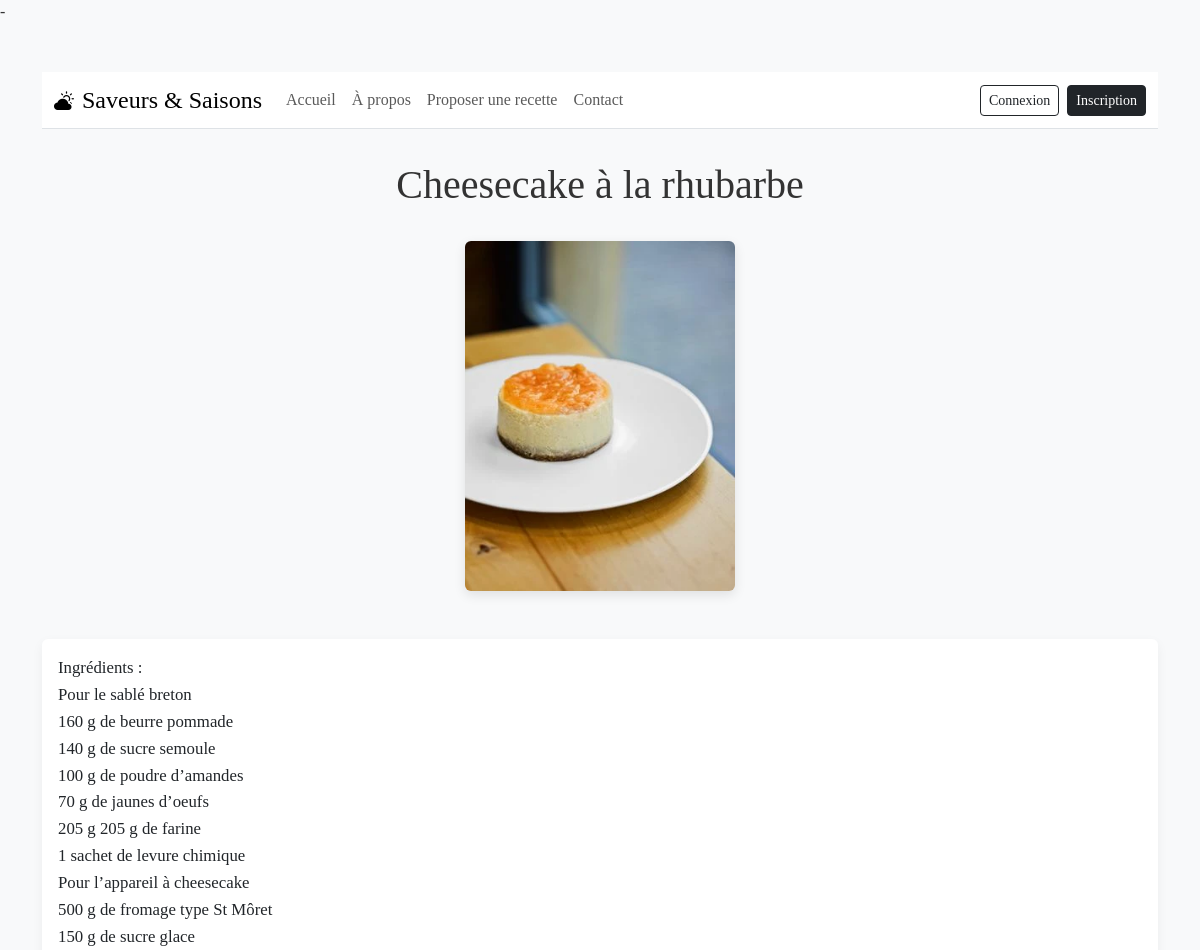
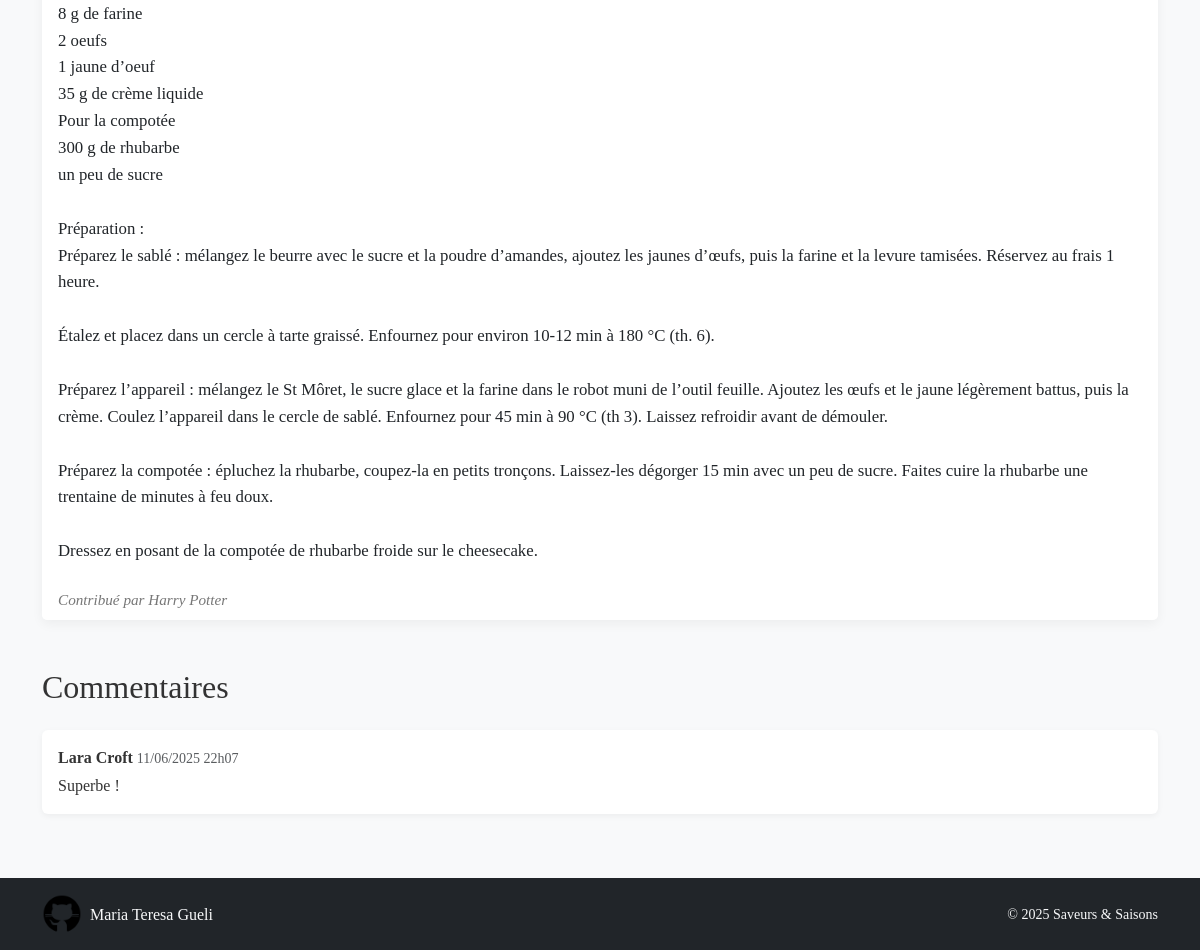
/recipes_read.php?id=19, run on the app's committed database (2 pictures, top to bottom).
### tables this page shows
CREATE TABLE `COMMENT` (
                           `comment_id` int NOT NULL,
                           `user_id` int DEFAULT NULL,
                           `recipe_id` int DEFAULT NULL,
                           `comment` text,
                           `created_at` datetime DEFAULT CURRENT_TIMESTAMP,
                           `review` int DEFAULT NULL
);

CREATE TABLE `recipe` (
                          `recipe_id` int NOT NULL,
                          `user_id` int DEFAULT NULL,
                          `title` varchar(255) NOT NULL,
                          `recipe` text NOT NULL,
                          `is_enabled` tinyint(1) DEFAULT '1',
                          `status` enum('published','draft') NOT NULL DEFAULT 'draft',
                          `season_id` int DEFAULT NULL,
                          `type` varchar(50) DEFAULT NULL,
                          `image` varchar(255) DEFAULT NULL
);

CREATE TABLE `USER` (
                        `user_id` int NOT NULL,
                        `contact_id` int DEFAULT NULL,
                        `full_name` varchar(100) NOT NULL,
                        `email` varchar(100) NOT NULL,
                        `password` varchar(255) NOT NULL,
                        `age` int DEFAULT NULL,
                        `created_at` datetime DEFAULT CURRENT_TIMESTAMP,
                        `is_active` tinyint(1) DEFAULT '1'
);

### recipes_read.php (the view, shortened to what this page needs)
<?php
require_once(__DIR__ . '/variables.php');
$getData = $_GET;
$retrieveStmt = $mysqlClient->prepare(
    'SELECT
        r.*,
        u_poster.full_name AS poster_name,
        r.user_id         AS poster_id,
        c.comment_id, c.comment,
        DATE_FORMAT(c.created_at, "%d/%m/%Y %Hh%i") AS comment_date,
        u_comment.full_name AS commenter_name
     FROM recipe AS r
     LEFT JOIN user AS u_poster
       ON r.user_id = u_poster.user_id
     LEFT JOIN comment AS c
       ON r.recipe_id = c.recipe_id
     LEFT JOIN user AS u_comment
       ON c.user_id = u_comment.user_id
     WHERE r.recipe_id = ?
     ORDER BY c.created_at ASC'
);
$retrieveStmt->execute([ $getData['id'] ]);
$rows = $retrieveStmt->fetchAll(PDO::FETCH_ASSOC);
$recipe = [
    'recipe_id' => $rows[0]['recipe_id'],
    'title'     => $rows[0]['title'],
    'content'   => $rows[0]['recipe'],
    'image'     => $rows[0]['image'] ?? null,
    'poster'    => $rows[0]['poster_name'] ?? 'Anonyme',
    'poster_id' => $rows[0]['poster_id'],
    'comments'  => []
];
foreach ($rows as $row) {
    if (!empty($row['comment_id'])) {
        $recipe['comments'][] = [
            'id'         => $row['comment_id'],
            'text'       => $row['comment'],
            'author'     => $row['commenter_name'] ?? 'Inconnu',
            'created_at' => $row['comment_date'],
        ];
    }
}
?>
<!DOCTYPE html>
<html lang="fr">
<head>
    <link href="https://cdn.jsdelivr.net/npm/bootstrap@5.3.0/dist/css/bootstrap.min.css" rel="stylesheet">
    <link href="https://cdn.jsdelivr.net/npm/bootstrap-icons@1.10.0/font/bootstrap-icons.css" rel="stylesheet">
</head>
<body class="d-flex flex-column min-vh-100 bg-light">
<div class="container my-5">
    <?php require_once(__DIR__ . '/header.php'); ?>
    <h1><?= htmlspecialchars($recipe['title']) ?></h1>
    <?php if (!empty($recipe['image'])): ?>
        <div class="text-center mb-4">
            <img src="uploads/<?= htmlspecialchars($recipe['image']) ?>"
                 alt="Image de <?= htmlspecialchars($recipe['title']) ?>"
                 class="recipe-img img-fluid">
        </div>
    <?php endif; ?>
    <div class="card mb-5">
        <div class="card-body">
            <?= nl2br(htmlspecialchars($recipe['content'])) ?>
        </div>
        <div class="card-footer">
        <span class="author">
          Contribué par <?= htmlspecialchars($recipe['poster']) ?>
        </span>
        </div>
    </div>
    <h2 class="mb-4">Commentaires</h2>
    <?php if (!empty($recipe['comments'])): ?>
        <?php foreach ($recipe['comments'] as $c): ?>
            <div class="comment-box">
                <p class="mb-1">
                    <strong><?= htmlspecialchars($c['author']) ?></strong>
                    <small class="text-muted"><?= $c['created_at'] ?></small>
                </p>
                <p class="mb-0"><?= nl2br(htmlspecialchars($c['text'])) ?></p>
            </div>
        <?php endforeach; ?>
    <?php else: ?>
        <p class="text-muted">Aucun commentaire pour le moment.</p>
    <?php endif; ?>
</div>
<?php require_once(__DIR__ . '/footer.php'); ?>
</body>
</html>

### recipes_read.php (style rules this page uses)
body { background-color: #f9f6f1; font-family: 'Georgia', serif; color: #333; }
h1 { font-family: 'Didot', serif; font-size: 2.5rem; text-align: center; margin: 2rem 0; }
.recipe-img { max-height: 350px; object-fit: cover; border-radius: .375rem; box-shadow: 0 4px 12px rgba(0,0,0,0.1); margin-bottom: 1.5rem; }
.card { border: none; box-shadow: 0 4px 12px rgba(0,0,0,0.05); margin-bottom: 2rem; }
.card-body { font-size: 1.05rem; line-height: 1.6; }
.card-footer { background: #fff; border-top: none; display: flex; justify-content: space-between; align-items: center; font-size: 0.95rem; }
.author { font-style: italic; color: #777; }
.comment-box { background: #fff; border-radius: .375rem; box-shadow: 0 2px 6px rgba(0,0,0,0.05); padding: 1rem; margin-bottom: 1rem; }

### data on the page
comment: recipe.title "Cheesecake à la rhubarbe", recipe.image (picture), recipe.recipe "Ingrédients : Pour le sablé breton 160 g de beurre pommade 140 g de sucre semoule 100 g de poudre d’amandes 70 g de jaunes d’oeufs 205 g 205 g de farine 1 sachet de levure chimique Pour l’appareil à cheesecake 500 g de fromage type St Môret 150 g de sucre glace 8 g de farine 2 oeufs 1 jaune d’oeuf 35 g de crème liquide Pour la compotée 300 g de rhubarbe un peu de sucre Préparation : Préparez le sablé : mélangez le beurre avec le sucre et la poudre d’amandes, ajoutez les jaunes d’œufs, puis la farine et la levure tamisées. Réservez au frais 1 heure. Étalez et placez dans un cercle à tarte graissé. Enfournez pour environ 10-12 min à 180 °C (th. 6). Préparez l’appareil : mélangez le St Môret,…", user.full_name "Harry Potter", user.full_name "Lara Croft", created_at "11/06/2025 22h07", comment "Superbe !"
